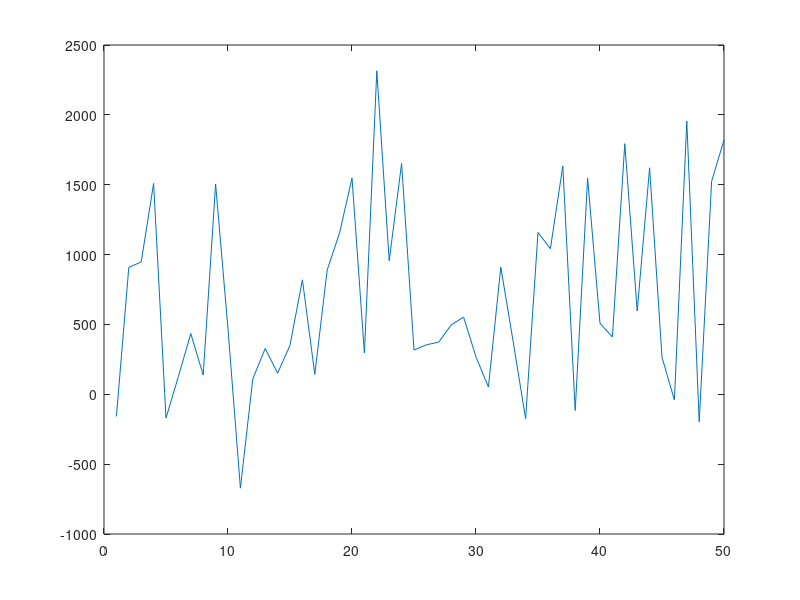

MATLAB code for this plot:
clear all; close all;tic;
True_range = 1000; % True range to target in units of meters
PRF=10;  % Pulses per second
P_avg=.10; % Average laser power in units of watts
E_t = P_avg/PRF; % Energy per pulse in units of Joules
Pulse_width = 10e-9; % Pulse width in units of seconds
P_t = E_t/Pulse_width; % Instantaneous energy in units of Watts
theta_t=.01; % Transmit beam divergence in radians
tau_atm=1; % Atmospheric Transmission
tau_opt=1; % Receiver Optics Transmission

I_target = 4*tau_atm*P_t/(pi*(True_range^2)*(theta_t^2)); % Target intensity in units of watts per meter square

rho_t=.1;  % Target reflectivity
reciever_focal=.1; % Focal length of the LADAR receiver in meters
delta=1e-4; % Physical size of the detector in the LADAR receiver in meters
dA=(True_range*delta/reciever_focal)^2; % Area of the target limited by the IFOV of the receiver in square meters
P_ref = I_target*dA*rho_t; % Reflected power from the target in units of Watts
theta_r=pi; % Reflection angle for Lambertian targets
I_receiver=tau_atm*P_ref/(theta_r*(True_range)^2);  % Intensity of the signal at the receiver aperture

quantum_eff=.3; % Quantum Efficiency of the detector
ap_diameter=.01; % Aperture diameter in units of meters
h = 6.626e-34; % plank's constant
v = 3e8/1.55e-6; % frequency of light that has a 1.55 micro-meter wavelength
N = tau_opt*(ap_diameter^2)*pi*I_receiver*Pulse_width*quantum_eff/(4*h*v);
%%%%======N is only for a single point!!!! there is no timeline yet!!!!
G = 1;
for trials=1:50
x=rand; % x is uniformly distributed between 0 and 1

M=1;   % Coherence Parameter
% (icdf) Inverse Cumulative distribution function
N_speckle=icdf('nbin',x,M,M/(M+N)); % Noisy signal due to speckle
S_irr= 1000; % Watts per square meter per micrometer
delta_lam=.001; % Bandwidth of receiver in units of micrometers
Pbk= S_irr*delta_lam*dA*rho_t*ap_diameter^2/(4*True_range^2); % Background power collected by the receiver
i_dark=0.75e-9; % 1 nano-amp of dark current
electron=1.619*10^(-19);  % Elementary charge of electrons
N_dark=i_dark*Pulse_width/electron;
N_b=Pbk*quantum_eff*tau_atm*tau_opt*Pulse_width/(h*v)+N_dark; % Number of photoelectrons from the background
N_back=poissrnd(N_b);  % Background number of photons with random arrival times included
kb=1.3806504*10^(-23);  % Boltzman's constant
T=300; % Circuit temperature in degrees Kelvin
C=1e-12; % Capacitance of detector circuit
Q_n_sq=kb*T*C/electron^2; % Variance of electron thermal noise
N_thermal=sqrt(Q_n_sq)*randn; %Gaussian thermal noise random generation
data(trials)=G*N_speckle+G*N_back+N_thermal; 
end
SNR = N/std(data)
% G*N/sqrt(Q_n_sq+G*G*N*(1+N)+G*G*N_b);
plot(data)
N
toc
